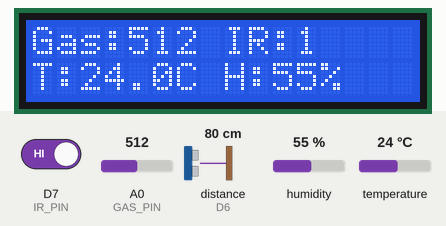
Recording of a program running on a simulated ESP8266 (NodeMCU). Shown: 16×2 character LCD. Wiring (inferred from the names in the program): ultrasonic range finder: trigger D5; echo D6. The inputs (shaded band) are chosen by the test bench; at power-on: humidity 55 %, A0 (GAS_PIN) = 512, D7 (IR_PIN) HIGH, temperature 24 °C, distance to the obstacle (sensor on D6) 80 cm. The echo pulse lasts 58.3 µs per cm; WiFi joins after 1.5 s; servers stay silent unless stated; no MQTT or app messages arrive unless stated; what the program prints to the serial monitor is not drawn.

Above: at 4.7 s.
4.8 s: humidity set to 22 %
At 8.6 s:
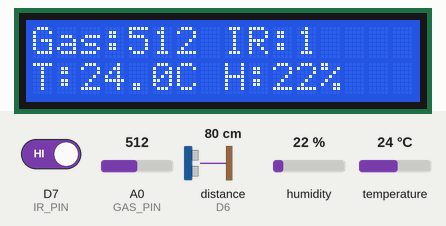
9.2 s: A0 (GAS_PIN) set to 716
At 10.4 s:
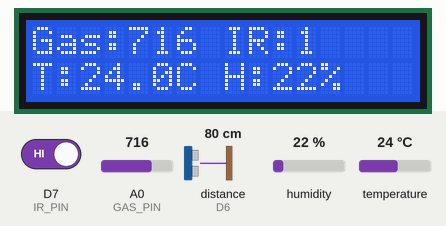
11.9 s: D7 (IR_PIN) driven LOW
At 14.8 s:
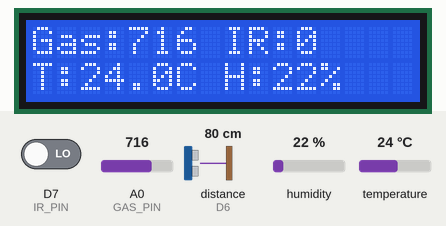
15.1 s: temperature set to 12 °C
At 16.1 s:
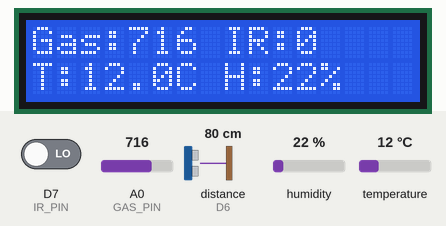
17.8 s: A0 (GAS_PIN) set to 992
At 20.4 s:
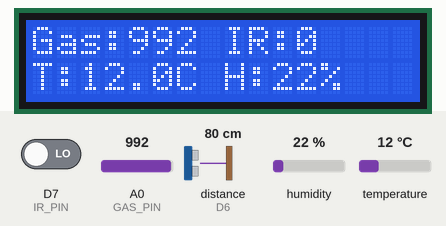
21.2 s: D7 (IR_PIN) driven HIGH
At 22.3 s:
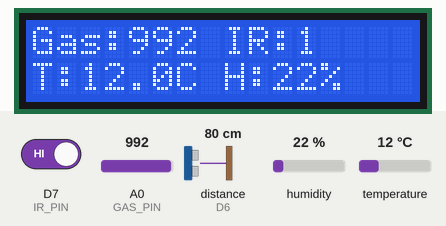
Timing chart, 0 to 24.2 s (numbered marks = the images above; inputs shaded):
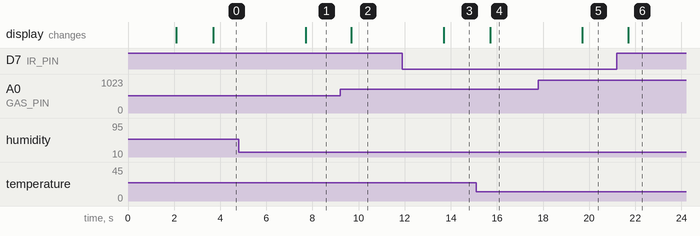

Measured:
- after the input at 4.8 s, the display: changes after 2.9 s (image 1)
- after the input at 9.2 s, the display: changes after 0.48 s (image 2)
- after the input at 11.9 s, the display: changes after 1.8 s (image 3)
- after the input at 15.1 s, the display: changes after 0.61 s (image 4)
- after the input at 17.8 s, the display: changes after 1.9 s (image 5)
- after the input at 21.2 s, the display: changes after 0.49 s (image 6)

The program:

main.cpp
```cpp
#include <Arduino.h>
#include <ESP8266WiFi.h>
#include <PubSubClient.h>
#include <ArduinoJson.h>
#include <DHT.h>
#include <Wire.h>
#include <LiquidCrystal_I2C.h>

// Pin definitions
#define TRIG_PIN D5
#define ECHO_PIN D6
#define IR_PIN D7
#define GAS_PIN A0
#define DHTPIN D4
#define DHTTYPE DHT11

DHT dht(DHTPIN, DHTTYPE);
LiquidCrystal_I2C lcd(0x27, 16, 2); // I2C address is usually 0x27 or 0x3F

// WiFi + MQTT
const char *ssid = "Ashu";
const char *password = "12345678";
const char *mqtt_server = "broker.hivemq.com"; // Or your broker

WiFiClient espClient;
PubSubClient client(espClient);

long lastMsg = 0;

void setup_wifi()
{
  WiFi.begin(ssid, password);
  while (WiFi.status() != WL_CONNECTED)
  {
    delay(500);
    Serial.print(".");
  }
  Serial.println("\nWiFi connected!");
}

void reconnect()
{
  while (!client.connected())
  {
    if (client.connect("ESP8266ClientRodent"))
    {
      Serial.println("MQTT connected!");
    }
    else
    {
      delay(5000);
    }
  }
}

float getUltrasonic()
{
  digitalWrite(TRIG_PIN, LOW);
  delayMicroseconds(2);
  digitalWrite(TRIG_PIN, HIGH);
  delayMicroseconds(10);
  digitalWrite(TRIG_PIN, LOW);
  unsigned long duration = pulseIn(ECHO_PIN, HIGH); // FIXED: use unsigned long
  return duration * 0.034 / 2;
}

void setup()
{
  Serial.begin(115200);
  pinMode(TRIG_PIN, OUTPUT);
  pinMode(ECHO_PIN, INPUT);
  pinMode(IR_PIN, INPUT);
  pinMode(GAS_PIN, INPUT);
  dht.begin();

  // LCD init
  lcd.init();
  lcd.backlight();
  lcd.setCursor(0, 0);
  lcd.print("Rodent System");
  lcd.setCursor(0, 1);
  lcd.print("Starting...");
  delay(2000);
  lcd.clear();

  setup_wifi();
  client.setServer(mqtt_server, 1883);
}

void loop()
{
  if (!client.connected())
    reconnect();
  client.loop();

  long now = millis();
  if (now - lastMsg > 2000)
  {
    lastMsg = now;

    // Collect sensor data
    float distance = getUltrasonic();
    int ir = digitalRead(IR_PIN);
    int gas = analogRead(GAS_PIN);
    float h = dht.readHumidity();
    float t = dht.readTemperature();

    // Build JSON
    StaticJsonDocument<256> doc;
    doc["ultrasonic"] = distance;
    doc["ir"] = ir;
    doc["gas"] = gas;
    doc["humidity"] = h;
    doc["temperature"] = t;

    char buffer[256];
    serializeJson(doc, buffer);

    // Publish to MQTT
    client.publish("rodent/data", buffer);
    Serial.println(buffer);

    // Show data on LCD
    lcd.clear();
    lcd.setCursor(0, 0);
    lcd.print("Gas:");
    lcd.print(gas);
    lcd.print(" IR:");
    lcd.print(ir);

    lcd.setCursor(0, 1);
    lcd.print("T:");
    lcd.print(t, 1);
    lcd.print("C H:");
    lcd.print(h, 0);
    lcd.print("%");
  }
}
```
